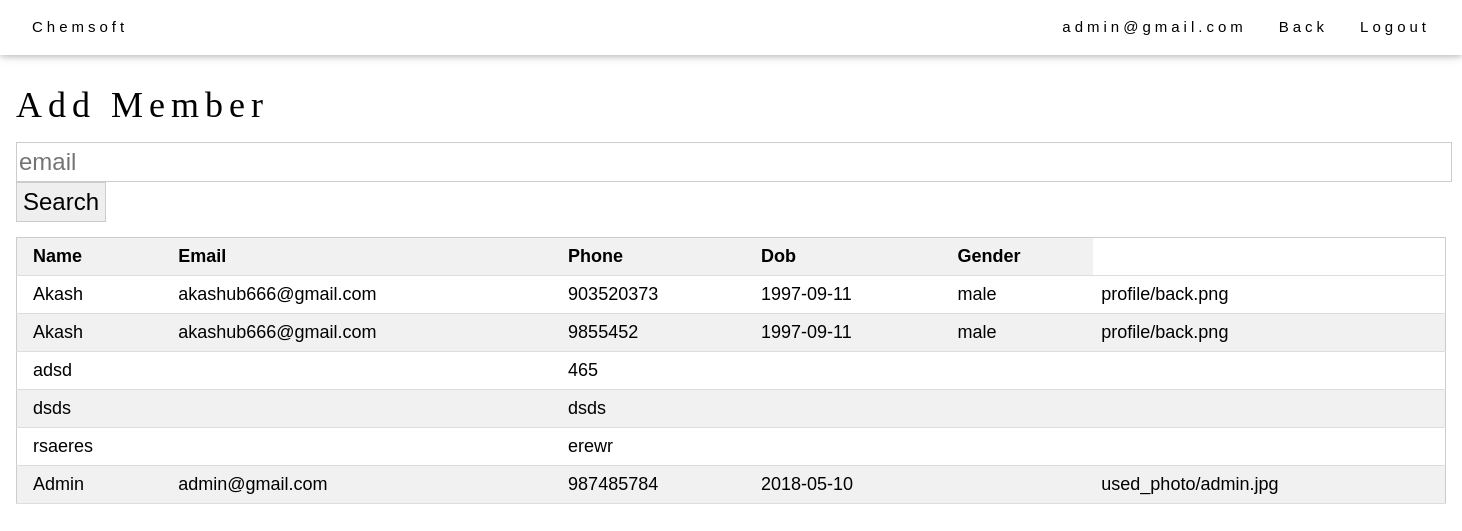
The app's page /Chemsoft/make_group.php (signed in) with its own data.
### tables this page shows
CREATE TABLE `register` (
  `name` varchar(20) DEFAULT NULL,
  `email` varchar(20) DEFAULT NULL,
  `phone` varchar(15) NOT NULL,
  `dob` date DEFAULT NULL,
  `gender` varchar(6) DEFAULT NULL,
  `profile` varchar(50) DEFAULT NULL,
  `teacher` varchar(20) DEFAULT NULL,
  `approve` varchar(5) DEFAULT NULL
);

### Chemsoft/session.php (called while the page is built, shortened)
<?php
   $email=$_SESSION['email'];
?>

### Chemsoft/make_group.php (the view, shortened to what this page needs)
<html>
<link rel="stylesheet" href="css/first.css">
   <?php include("session.php");
    $sql="SELECT * from register";
    $result=mysqli_query($con,$sql);
    ?>
<body>
<div class="w3-top">
  <div class="w3-bar w3-white w3-padding w3-card" style="letter-spacing:4px;">
    <a href="#home" class="w3-bar-item w3-button">Chemsoft</a>
    <div class="w3-right w3-hide-small">
      <a href="#about" class="w3-bar-item w3-button"><?php echo $email;?></a>
      <a href="admin.php"  class="w3-bar-item w3-button">Back</a>
      <a href="logout.php"class="w3-bar-item w3-button">Logout</a>
    </div>
  </div>
</div>
    <br><br>
    <br>
    <div class="w3-container">
   <h1>Add Member</h1>
        <form action="search.php" method="POST">
<input type="email" class="w3-xlarge w3-border" size="100%" placeholder="email" name="search" min="0" max="100" ><input type="submit" class="w3-xlarge w3-border"value="Search">
        </form>
  <table class="w3-table-all w3-large">
    <thead>
      <tr class="w3-light-grey">
        <th>Name</th>
        <th>Email</th>
          <th>Phone</th>
          <th>Dob</th>
          <th>Gender</th>
      </tr>
    </thead>
      <?php while($row=mysqli_fetch_array($result)){
    echo "<tr>";
      echo "<td>$row[0]</td>";
        echo "<td>$row[1]</td>";
    echo "<td>$row[2]</td>";
        echo "<td>$row[3]</td>";
    echo "<td>$row[4]</td>";
        echo "<td>$row[5]</td>";
    echo "</tr>";
  }?>
  </table>
</div>
    </body></html>

### Chemsoft/css/first.css (style rules this page uses)
html { box-sizing:border-box }
*,*:before,*:after { box-sizing:inherit }
html { -ms-text-size-adjust:100%;-webkit-text-size-adjust:100% }
body { margin:0 }
a { background-color:transparent;-webkit-text-decoration-skip:objects }
button,input,select,textarea { font:inherit;margin:0 }
button,input { overflow:visible }
button,html [type=button],[type=reset],[type=submit] { -webkit-appearance:button }
html,body { font-family:Verdana,sans-serif;font-size:15px;line-height:1.5 }
html { overflow-x:hidden }
h1 { font-size:36px }
h1,h2,h3,h4,h5,h6 { font-family:"Segoe UI",Arial,sans-serif;font-weight:400;margin:10px 0 }
a { color:inherit }
.w3-table,.w3-table-all { border-collapse:collapse;border-spacing:0;width:100%;display:table }
.w3-table-all { border:1px solid #ccc }
.w3-bordered tr,.w3-table-all tr { border-bottom:1px solid #ddd }
.w3-table-all tr:nth-child(odd) { background-color:#fff }
.w3-table-all tr:nth-child(even) { background-color:#f1f1f1 }
.w3-table td,.w3-table th,.w3-table-all td,.w3-table-all th { padding:8px 8px;display:table-cell;text-align:left;vertical-align:top }
.w3-table th:first-child,.w3-table td:first-child,.w3-table-all th:first-child,.w3-table-all td:first-child { padding-left:16px }
.w3-btn,.w3-button { border:none;display:inline-block;padding:8px 16px;vertical-align:middle;overflow:hidden;text-decoration:none;color:inherit;background-color:inherit;text-align:center;cursor:pointer;white-space:nowrap }
.w3-btn,.w3-button { -webkit-touch-callout:none;-webkit-user-select:none;-khtml-user-select:none;-moz-user-select:none;-ms-user-select:none;user-select:none }
.w3-bar { width:100%;overflow:hidden }
.w3-bar .w3-bar-item { padding:8px 16px;float:left;width:auto;border:none;display:block;outline:0 }
.w3-bar .w3-button { white-space:normal }
.w3-container:after,.w3-container:before,.w3-panel:after,.w3-panel:before,.w3-row:after,.w3-row:before,.w3-row-padding:after,.w3-row-padding:before, .w3-cell-row:before,.w3-cell-row:after,.w3-clear:after,.w3-clear:before,.w3-bar:before,.w3-bar:after { content:"";display:table;clear:both }
.w3-top,.w3-bottom { position:fixed;width:100%;z-index:1 }
.w3-top { top:0 }
.w3-container,.w3-panel { padding:0.01em 16px }
.w3-card,.w3-card-2 { box-shadow:0 2px 5px 0 rgba(0,0,0,0.16),0 2px 10px 0 rgba(0,0,0,0.12) }
.w3-large { font-size:18px!important }
.w3-xlarge { font-size:24px!important }
.w3-border { border:1px solid #ccc!important }
.w3-padding { padding:8px 16px!important }
.w3-right { float:right!important }
.w3-white,.w3-hover-white:hover { color:#000!important;background-color:#fff!important }
.w3-light-grey,.w3-hover-light-grey:hover,.w3-light-gray,.w3-hover-light-gray:hover { color:#000!important;background-color:#f1f1f1!important }

### Chemsoft/make_group.php (style rules this page uses)
body,h1 { font-family: "Raleway", Arial, sans-serif }
h1,h2,h3,h4,h5,h6 { font-family: "Playfair Display"; letter-spacing: 6px; }

### records on screen
register: name "Akash", email "akashub666@gmail.com", phone "903520373", dob "1997-09-11", gender "male", profile "profile/back.png"
register: name "Akash", email "akashub666@gmail.com", phone "9855452", dob "1997-09-11", gender "male", profile "profile/back.png"
register: name "adsd", phone "465"
register: name "dsds", phone "dsds"
register: name "rsaeres", phone "erewr"
register: name "Admin", email "admin@gmail.com", phone "987485784", dob "2018-05-10", profile "used_photo/admin.jpg"

### other values on screen
$email "admin@gmail.com"
